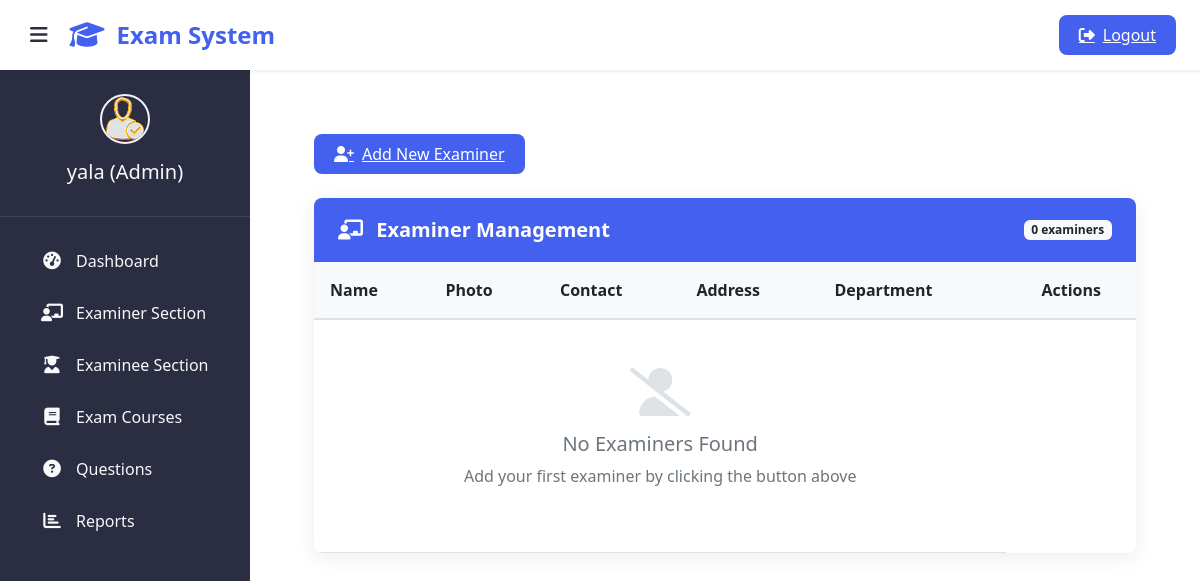
Page /admin-view-teacher (signed in) on the earlier database version.
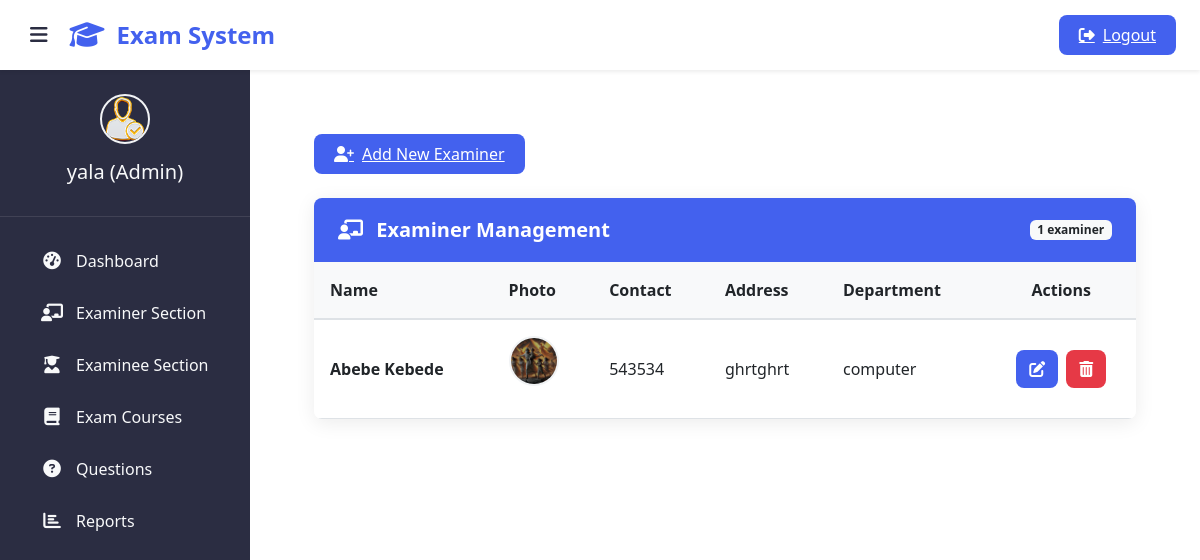
Same page on the later database version.
### teacher/models.py (models this page shows, shortened)
class Teacher(models.Model):
    user=models.OneToOneField(User,on_delete=models.CASCADE)
    profile_pic= models.ImageField(upload_to='profile_pic/Teacher/',null=True,blank=True)
    address = models.CharField(max_length=40)
    mobile = models.CharField(max_length=20,null=False)
    status= models.BooleanField(default=False)
    salary=models.PositiveIntegerField(null=True)
    department = models.CharField(max_length=100)
    @property
    def get_name(self):
        return self.user.first_name+" "+self.user.last_name

### exam/views.py (the view)
# urls.py: path('admin-view-teacher', views.admin_view_teacher_view,name='admin-view-teacher'),
@login_required(login_url='adminlogin')
def admin_view_teacher_view(request):
    teachers= TMODEL.Teacher.objects.all().filter(status=True)
    return render(request,'exam/admin_view_teacher.html',{'teachers':teachers})

### templates/exam/admin_view_teacher.html (shortened to what this page needs)
{% extends 'exam/adminbase.html' %}
{% block content %}
{% load static %}
<head>
  <link href="https://cdn.jsdelivr.net/npm/bootstrap@5.3.0/dist/css/bootstrap.min.css" rel="stylesheet">
  <link rel="stylesheet" href="https://cdnjs.cloudflare.com/ajax/libs/font-awesome/6.4.0/css/all.min.css">
</head>
<div class="dashboard-container">
  <a href="{% url 'teachersignup' %}" class="add-examiner-btn">
    <i class="fas fa-user-plus"></i> Add New Examiner
  </a>
  <div class="card">
    <div class="card-header d-flex justify-content-between align-items-center">
      <h5 class="card-title"><i class="fas fa-chalkboard-teacher me-2"></i> Examiner Management</h5>
      <span class="badge bg-light text-dark">{{ teachers.count }} examiner{{ teachers.count|pluralize }}</span>
    </div>
    <div class="table-responsive">
      <table class="table table-hover align-middle">
        <thead>
          <tr>
            <th>Name</th>
            <th>Photo</th>
            <th>Contact</th>
            <th>Address</th>
            <th>Department</th>
            <th class="text-center">Actions</th>
          </tr>
        </thead>
        <tbody>
          {% if teachers %}
            {% for t in teachers %}
              <tr>
                <td class="fw-semibold">{{ t.get_name }}</td>
                <td>
                  <img src="{% static t.profile_pic.url %}" alt="{{ t.get_name }}" class="profile-img">
                </td>
                <td>{{ t.mobile }}</td>
                <td>{{ t.address|truncatechars:30 }}</td>
                <td>{{ t.department|truncatechars:30 }}</td>
                <td>
                  <div class="action-btns">
                    <a href="{% url 'update-teacher' t.id %}" class="btn btn-edit" title="Edit">
                      <i class="fas fa-edit"></i>
                    </a>
                    <a href="{% url 'delete-teacher' t.id %}" class="btn btn-delete" title="Delete">
                      <i class="fas fa-trash-alt"></i>
                    </a>
                  </div>
                </td>
              </tr>
            {% endfor %}
          {% else %}
            <tr>
              <td colspan="5">
                <div class="empty-state">
                  <i class="fas fa-user-slash"></i>
                  <h5>No Examiners Found</h5>
                  <p>Add your first examiner by clicking the button above</p>
                </div>
              </td>
            </tr>
          {% endif %}
        </tbody>
      </table>
    </div>
  </div>
</div>
{% endblock content %}

Differences in the rows shown:
added Teacher: get_name "Abebe Kebede", profile_pic (picture), mobile "543534", address "ghrtghrt", department "computer"
Other differences:
{{ teachers.count }}: "0" → "1"
text no longer shown: "No Examiners Found Add your first examiner by clicking the button above"
